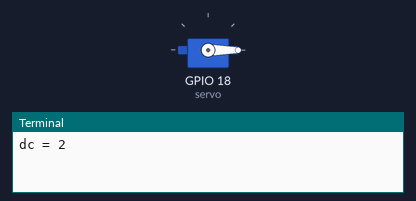
Bench run of a program on a simulated Raspberry Pi (BCM pin numbers). Shown: servo, the last lines printed to the terminal. Servo angles are drawn from the pulse width (0.5 ms = 0°, 2.5 ms = 180°).

Above: at 0.05 s.
At 0.4 s:
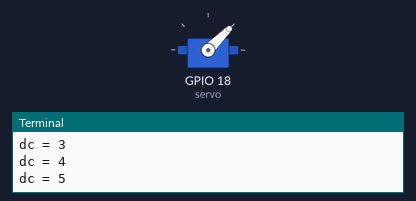
At 0.75 s:
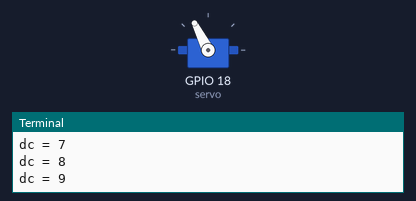
At 1.45 s:
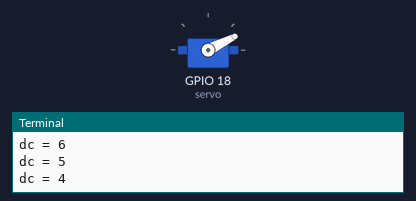
Timing chart, 0 to 3.6 s (numbered marks = the images above):
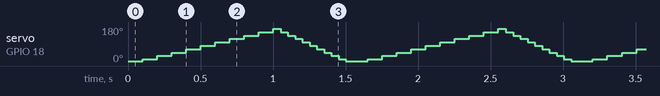

Measured:
- by itself, servo on GPIO 18 (servo): repeats every 1.6 s: 27° 0.10 s, 45° 0.10 s, 63° 0.10 s, 81° 0.10 s, 99° 0.10 s, 117° 0.10 s, 135° 0.10 s, 153° 0.10 s, 171° 0.05 s, 153° 0.05 s, 135° 0.05 s, 117° 0.05 s, 99° 0.05 s, 81° 0.05 s, 63° 0.05 s, 45° 0.05 s, 27° 0.05 s, 9° 0.05 s, 0° 0.15 s, 9° 0.10 s

The program:

sample1.py
```python
import RPi.GPIO as GPIO
import time
import signal
import sys

def exit_handler(signal, frame):
    print("\nExit")
    servo.stop()
    GPIO.cleanup()
    sys.exit(0)

signal.signal(signal.SIGINT, exit_handler)

GPIO.setmode(GPIO.BCM)
GPIO.setup(18, GPIO.OUT)
servo = GPIO.PWM(18, 50)

servo.start(0.0)

dc = 0.0

while True:
    for dc in range(2, 12, 1):
        servo.ChangeDutyCycle(dc)
        print("dc = %d" % dc)
        time.sleep(0.1)
    for dc in range(12, 1, -1):
        servo.ChangeDutyCycle(dc)
        print("dc = %d" % dc)
        time.sleep(0.05)
```
